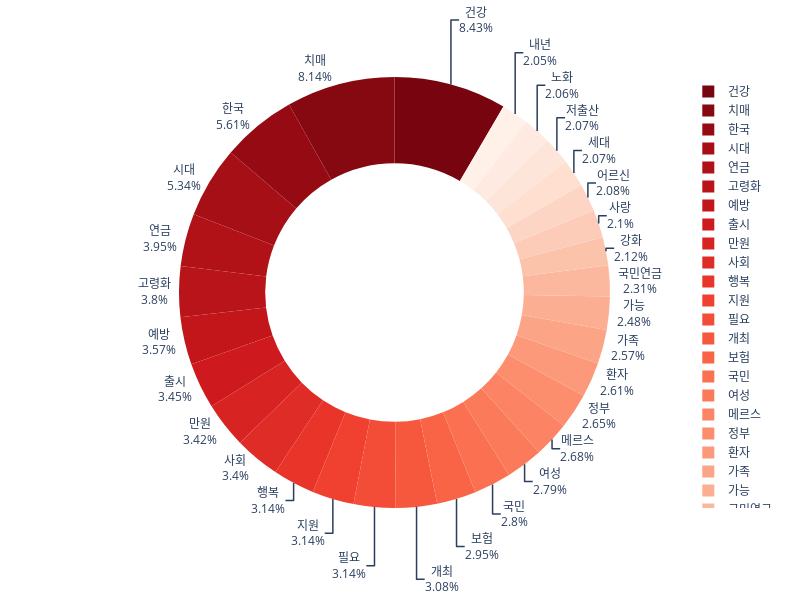
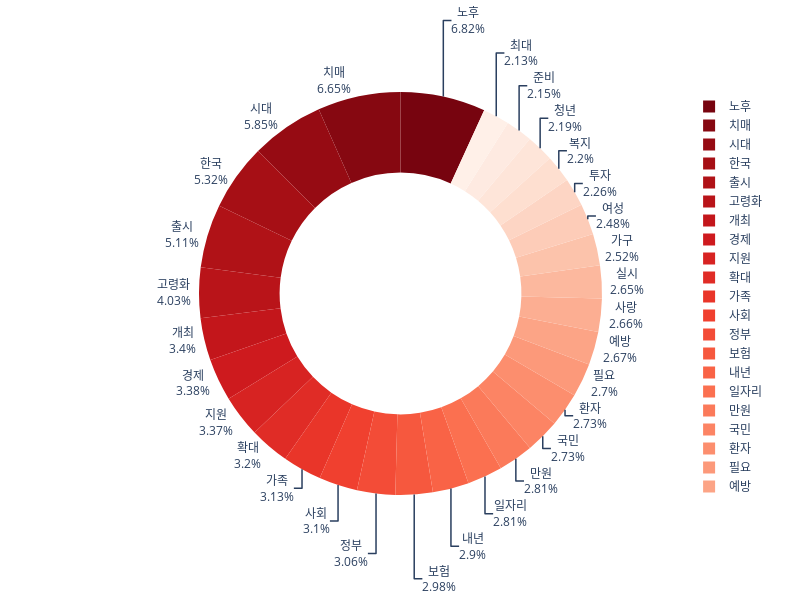
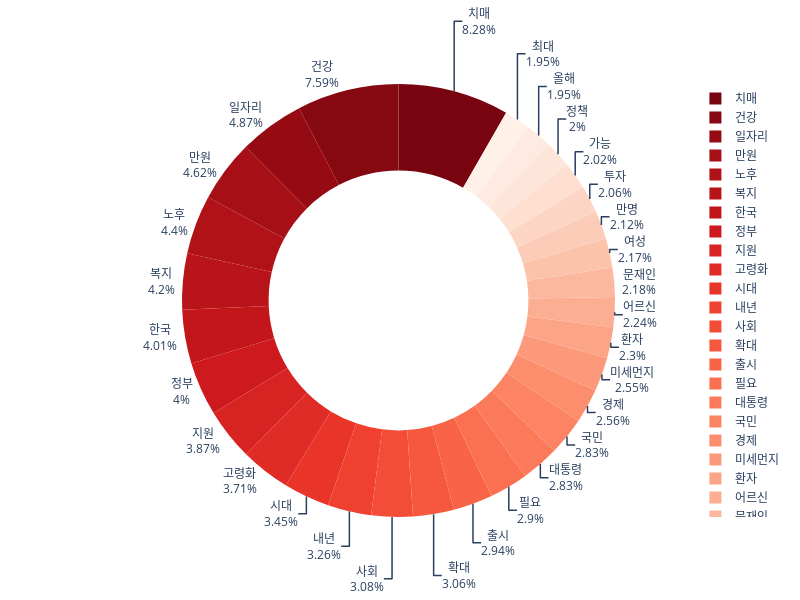

The cell these charts' notebook holds for them, in order:
### Code cell
# https://github.com/PrashantSaikia/Wordcloud-in-Plotly
# https://twitter.com/thomas_mock/status/1518729259828797445/photo/3
# https://www.beautiful.ai/templates/word-cloud
# https://app.flourish.studio/templates#template-word-cloud

words_summary = pd.DataFrame()
for year in sorted(df['일자'].dt.year.unique()[:3]):
    print(year)
    
    # 데이터 분리
    df_sub = df[df['일자'].dt.year == year]
    
    # 문서 요약
    words = preprocessing_nounextract(df_sub['제목'])
    ## 시각화
    plot_wordcloud(words, mask_colorgen=False, max_words=50)
    plot_bar_wordfreq(words, num_showkeyword=100)
    plot_donut_wordfreq(words, num_showkeyword=30)
    
    # 인접어반영 요약
    words_adj = adjacent_wordcounter(words[['word']], df_sub['제목'], num_showkeyword=3)
    ## 카테고리 추가
    words_adj['year'] = str(year)
    words_adj = words_adj[['year']+list(words_adj.columns[:-1])]
    words_summary = pd.concat([words_summary, words_adj], axis=0, ignore_index=True)
## 시각화
words_summary = words_summary.sort_values(by=[words_summary.columns[-1]], ascending=False)
plot_bar_wordfreq(words_summary, num_showkeyword=20)
plot_treemap_wordfreq(words_summary, num_showkeyword=100, title='Naver News')
## Sunburst
words_summary['Title'] = 'KK+SS'
words_summary = words_summary[['Title']+list(words_summary.columns[:-1])]

### Figure 1 — Plotly figure (JSON) as saved in the notebook; plotly's stock layout.template omitted (floating-point values rounded to 4 significant figures)
{"data": [{"domain": {"x": [0, 1], "y": [0, 1]}, "hole": 0.6, "hoverinfo": "label+percent+name", "hovertemplate": "word=%{label}<br>score=%{value}<extra></extra>", "labels": ["건강", "치매", "한국", "시대", "연금", "고령화", "예방", "출시", "만원", "사회", "행복", "지원", "필요", "개최", "보험", "국민", "여성", "메르스", "정부", "환자", "가족", "가능", "국민연금", "강화", "사랑", "어르신", "세대", "저출산", "노화", "내년"], "legendgroup": "", "name": "", "showlegend": true, "textinfo": "percent+label", "textposition": "outside", "type": "pie", "values": [5009, 4834, 3329, 3173, 2344, 2259, 2122, 2047, 2030, 2020, 1863, 1863, 1863, 1832, 1750, 1663, 1657, 1590, 1575, 1551, 1527, 1472, 1374, 1259, 1245, 1236, 1231, 1228, 1225, 1218]}], "layout": {"height": 600, "legend": {"tracegroupgap": 0}, "margin": {"b": 0, "l": 0, "r": 0, "t": 0}, "piecolorway": ["#77040f", "#860811", "#960b13", "#a60f15", "#b01217", "#b91419", "#c3161b", "#ce1a1e", "#d72322", "#e02c26", "#e93529", "#f0402f", "#f34c37", "#f6583e", "#f96346", "#fb7050", "#fb7a5a", "#fc8464", "#fc8e6e", "#fc997a", "#fca486", "#fcae92", "#fcb89e", "#fcc3ab", "#fdccb8", "#fdd5c4", "#fedfd0", "#fee5d9", "#feeae1", "#fff0e8"], "width": 800}}

### Figure 2 — Plotly figure (JSON) as saved in the notebook; plotly's stock layout.template omitted (floating-point values rounded to 4 significant figures)
{"data": [{"domain": {"x": [0, 1], "y": [0, 1]}, "hole": 0.6, "hoverinfo": "label+percent+name", "hovertemplate": "word=%{label}<br>score=%{value}<extra></extra>", "labels": ["노후", "치매", "시대", "한국", "출시", "고령화", "개최", "경제", "지원", "확대", "가족", "사회", "정부", "보험", "내년", "일자리", "만원", "국민", "환자", "필요", "예방", "사랑", "실시", "가구", "여성", "투자", "복지", "청년", "준비", "최대"], "legendgroup": "", "name": "", "showlegend": true, "textinfo": "percent+label", "textposition": "outside", "type": "pie", "values": [3257, 3179, 2794, 2542, 2440, 1928, 1624, 1614, 1610, 1530, 1495, 1479, 1462, 1426, 1387, 1345, 1345, 1306, 1303, 1291, 1275, 1271, 1266, 1205, 1187, 1082, 1051, 1048, 1025, 1017]}], "layout": {"height": 600, "legend": {"tracegroupgap": 0}, "margin": {"b": 0, "l": 0, "r": 0, "t": 0}, "piecolorway": ["#77040f", "#860811", "#960b13", "#a60f15", "#b01217", "#b91419", "#c3161b", "#ce1a1e", "#d72322", "#e02c26", "#e93529", "#f0402f", "#f34c37", "#f6583e", "#f96346", "#fb7050", "#fb7a5a", "#fc8464", "#fc8e6e", "#fc997a", "#fca486", "#fcae92", "#fcb89e", "#fcc3ab", "#fdccb8", "#fdd5c4", "#fedfd0", "#fee5d9", "#feeae1", "#fff0e8"], "width": 800}}

### Figure 3 — Plotly figure (JSON) as saved in the notebook; plotly's stock layout.template omitted (floating-point values rounded to 4 significant figures)
{"data": [{"domain": {"x": [0, 1], "y": [0, 1]}, "hole": 0.6, "hoverinfo": "label+percent+name", "hovertemplate": "word=%{label}<br>score=%{value}<extra></extra>", "labels": ["치매", "건강", "일자리", "만원", "노후", "복지", "한국", "정부", "지원", "고령화", "시대", "내년", "사회", "확대", "출시", "필요", "대통령", "국민", "경제", "미세먼지", "환자", "어르신", "문재인", "여성", "만명", "투자", "가능", "정책", "올해", "최대"], "legendgroup": "", "name": "", "showlegend": true, "textinfo": "percent+label", "textposition": "outside", "type": "pie", "values": [4560, 4182, 2683, 2546, 2424, 2310, 2207, 2204, 2132, 2043, 1898, 1794, 1696, 1683, 1617, 1596, 1557, 1556, 1411, 1403, 1268, 1231, 1201, 1197, 1167, 1132, 1113, 1104, 1075, 1074]}], "layout": {"height": 600, "legend": {"tracegroupgap": 0}, "margin": {"b": 0, "l": 0, "r": 0, "t": 0}, "piecolorway": ["#77040f", "#860811", "#960b13", "#a60f15", "#b01217", "#b91419", "#c3161b", "#ce1a1e", "#d72322", "#e02c26", "#e93529", "#f0402f", "#f34c37", "#f6583e", "#f96346", "#fb7050", "#fb7a5a", "#fc8464", "#fc8e6e", "#fc997a", "#fca486", "#fcae92", "#fcb89e", "#fcc3ab", "#fdccb8", "#fdd5c4", "#fedfd0", "#fee5d9", "#feeae1", "#fff0e8"], "width": 800}}
